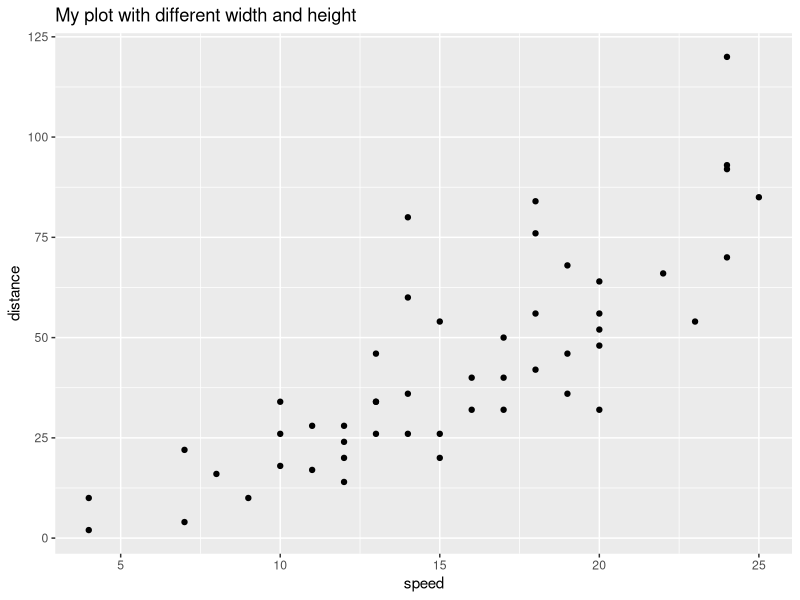

R code for this plot:
## ---- chunk 1
knitr::opts_chunk$set(echo = TRUE)
## ---- chunk 2
library(ggplot2)
## ---- chunk 3
ggplot(cars, aes(x=speed, y=dist)) + geom_point() + ggtitle("My plot with different width and height") + labs(x="speed", y="distance")
